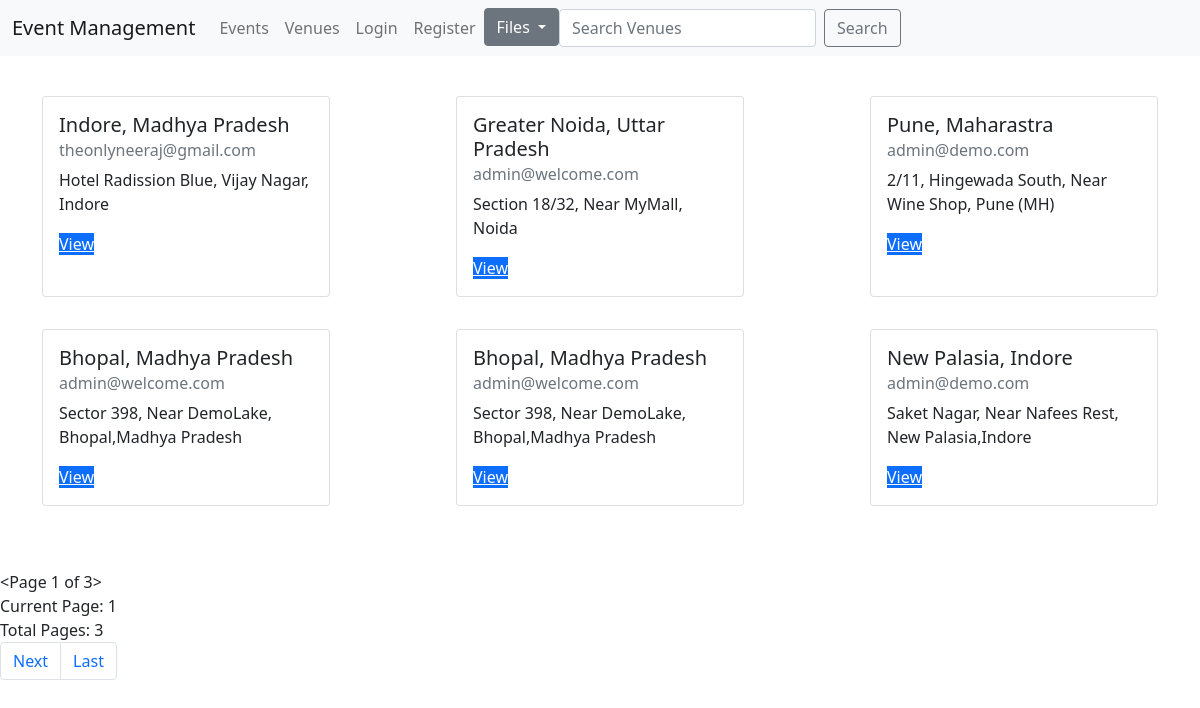
The page /list_venues on the database as committed earlier.
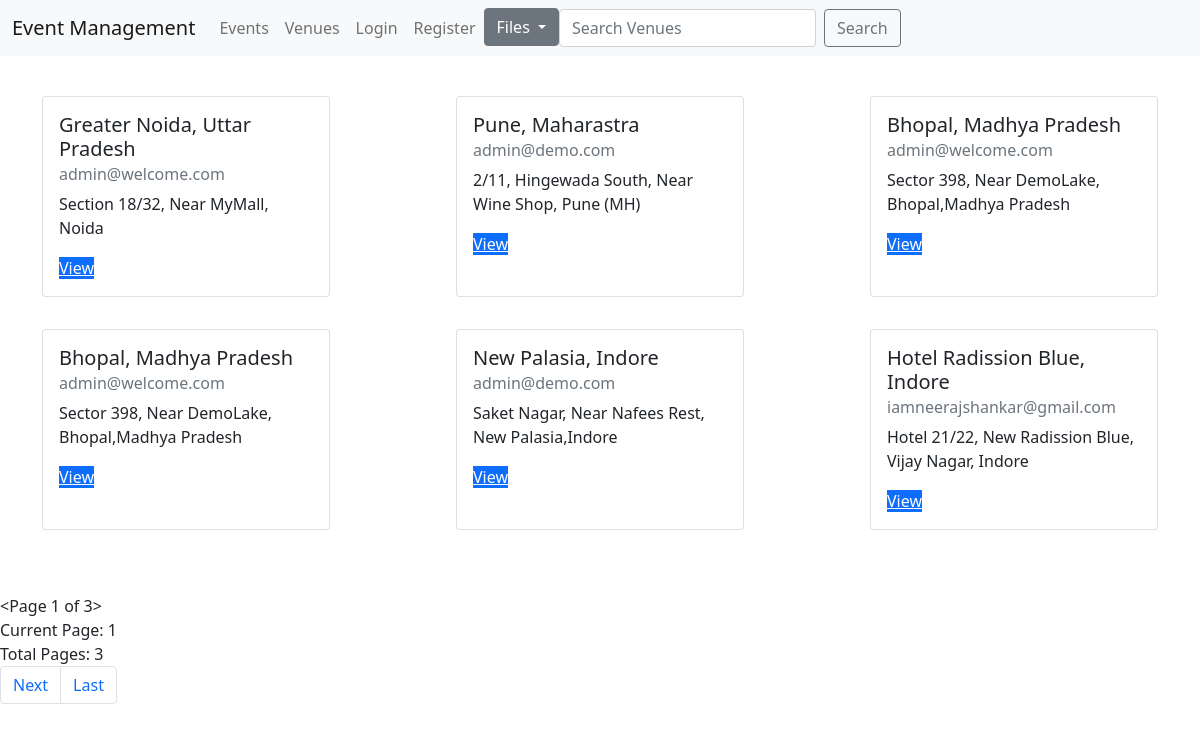
The same page on the database as committed later.
### events/models.py (models this page shows, shortened)
class Venue(models.Model):
    venue_place = models.CharField('Place of Event', max_length=200)
    address = models.CharField('Venue Address', max_length=200)
    zip_code = models.CharField('Zip Code', max_length=100)
    phone = models.CharField('Contact Number', max_length=100)
    web_address =  models.URLField('Website Address')
    email_address = models.EmailField('Email Address')

### events/views.py (the view)
# urls.py: path('list_venues', views.list_venues, name='list-venues'),
def list_venues(request):
    p = Paginator(Venue.objects.all(), 6)
    page = request.GET.get('page')
    venuesList = p.get_page(page)
    return render(request, 'venue-list.html', {'venuesList':venuesList}, )

### templates/venue-list.html (shortened to what this page needs)
{% extends 'base.html' %}
{% block body%}
<div class="container  my-4" style="display: flex; flex-flow: row wrap;
  align-content: space-between;
  justify-content: space-between;">
{% for venue in venuesList%}
<div class="card my-3" style="width: 18rem;">
  <div class="card-body">
    <h5 class="card-title">{{venue.venue_place}}</h5>
    <h6 class="card-subtitle mb-2 text-muted">{{venue.email_address}}</h6>
    <p class="card-text">{{venue.address}}</p>
    <a href="{% url 'show-venue' venue.id%}" class="card-link btn-primary">View</a>
  </div>
</div>
{% endfor %}
</div>
<br>
{{venuesList}}
<br>
Current Page: {{venuesList.number}}
<br>
Total Pages: {{venuesList.paginator.num_pages}}
<br>
<nav aria-label="Page navigation example">
  <ul class="pagination">
    {%if venuesList.has_next%}
    <li class="page-item"><a class="page-link" href="?page={{venuesList.next_page_number}}">Next</a></li>
    <li class="page-item"><a class="page-link" href="?page={{venuesList.paginator.num_pages}}">Last</a></li>
    {% endif %}
  </ul>
</nav>
{% endblock body%}

Rows that differ between the two databases and show on the page:
removed Venue: venue_place "Indore, Madhya Pradesh", email_address "theonlyneeraj@gmail.com", address "Hotel Radission Blue, Vijay Nagar, Indore"
now on this page (row unchanged): Venue: venue_place "Hotel Radission Blue, Indore", email_address "iamneerajshankar@gmail.com", address "Hotel 21/22, New Radission Blue, Vijay Nagar, Indore"
